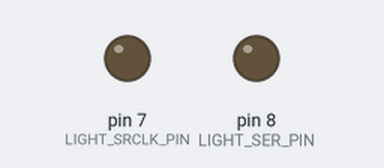
This sketch was run on a simulated Arduino Uno, built with avr-gcc and run on an emulated ATmega328P. Shown: output pins drawn as LEDs (lit = HIGH).

Above: at 0.05 s.
At 4.0 s:
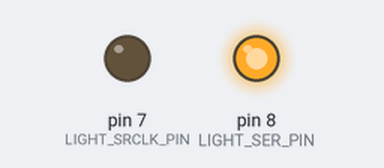
Timing chart, 0 to 5.2 s (numbered marks = the images above):
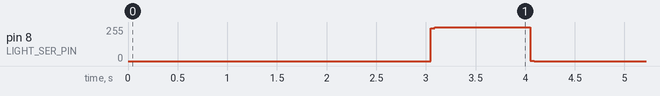

Measured:
- by itself, pin 8 (LIGHT_SER_PIN): repeats every 4.0 s: 255/255 0.96 s, 3/255 0.04 s, 0/255 3.0 s, 245/255 0.04 s

The sketch:

LightTest.ino
```cpp
#define MUX_PIN         2
#define LIGHT_SRCLK_PIN 7
#define LIGHT_SER_PIN   8

void writeLight(uint8_t, uint8_t, uint8_t, uint8_t);
void writeByte(uint8_t);
void strobeLightSRCLK();
void muxOn();
void muxOff();

#define RED   255
#define GREEN 255
#define BLUE  255
#define WHITE 255

void setup() {
  pinMode(MUX_PIN, OUTPUT);
  pinMode(LIGHT_SER_PIN, OUTPUT);
  pinMode(LIGHT_SRCLK_PIN, OUTPUT);
}

void loop() {
  for (int j = 0; j < 8; j++) {
    writeLight(RED, 0, 0, 0);
  }
  delay(1000);
  for (int j = 0; j < 8; j++) {
    writeLight(0, GREEN, 0, 0);
  }
  delay(1000);
  for (int j = 0; j < 8; j++) {
    writeLight(0, 0, BLUE, 0);
  }
  delay(1000);
  for (int j = 0; j < 8; j++) {
    writeLight(0, 0, 0, WHITE);
  }
  delay(1000);
}

void writeLight(uint8_t r, uint8_t g, uint8_t b, uint8_t w) {
  writeByte(r);
  writeByte(g);
  writeByte(b);
  writeByte(w);
}

void writeByte(uint8_t b) {
  for (int i = 7; i >= 0; i--) {
    if ((b >> i) & B1) {
      digitalWrite(LIGHT_SER_PIN, HIGH);
    } else {
      digitalWrite(LIGHT_SER_PIN, LOW);
    }
    strobeLightSRCLK();
  }
}

void strobeLightSRCLK() {
  digitalWrite(LIGHT_SRCLK_PIN, HIGH);
  digitalWrite(LIGHT_SRCLK_PIN, LOW);
}

void muxOn() {
  digitalWrite(MUX_PIN, HIGH);
}

void muxOff() {
  digitalWrite(MUX_PIN, LOW);
}
```
